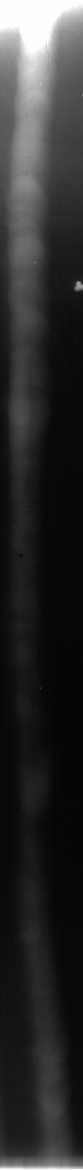
#> input picture house/227/1-2weld.jpg, 249 x 3509 px (shown at 1/3 size)
$ python -i utils.py   (imports and definitions only)
#> lines starting #> are read from the running program, lines starting #| are printed output that depends on the picture
#> further down, picture is the input picture: shape (3509, 249, 3); min 0, max 255, mean 45
import cv2
import numpy as np
import random

# [116 lines left out: functions white_balance_1, white_balance_2, white_balance_3, not called in this run]


def white_balance_4(img):
    '''
    基于图像分析的偏色检测及颜色校正方法
    :param img: cv2.imread读取的图片数据
    :return: 返回的白平衡结果图片数据
    '''

    # [22 lines left out: function detection, not called in this run]

    b, g, r = cv2.split(img)
    # print(img.shape)
    m, n = b.shape
#> m = 3509; n = 249
    # detection(img)

    I_r_2 = np.zeros(r.shape)
    I_b_2 = np.zeros(b.shape)
    sum_I_r_2, sum_I_r, sum_I_b_2, sum_I_b, sum_I_g = 0, 0, 0, 0, 0
    max_I_r_2, max_I_r, max_I_b_2, max_I_b, max_I_g = int(r[0][0] ** 2), int(r[0][0]), int(b[0][0] ** 2), int(b[0][0]), int(g[0][0])
#> max_I_r_2 = 64516; max_I_r = 254; max_I_b_2 = 64516; max_I_b = 254; max_I_g = 254
    for i in range(m):
        for j in range(n):
            I_r_2[i][j] = int(r[i][j] ** 2)
            I_b_2[i][j] = int(b[i][j] ** 2)
            sum_I_r_2 = I_r_2[i][j] + sum_I_r_2
            sum_I_b_2 = I_b_2[i][j] + sum_I_b_2
            sum_I_g = g[i][j] + sum_I_g
            sum_I_r = r[i][j] + sum_I_r
            sum_I_b = b[i][j] + sum_I_b
            if max_I_r < r[i][j]:
                max_I_r = r[i][j]
            if max_I_r_2 < I_r_2[i][j]:
                max_I_r_2 = I_r_2[i][j]
            if max_I_g < g[i][j]:
                max_I_g = g[i][j]
            if max_I_b_2 < I_b_2[i][j]:
                max_I_b_2 = I_b_2[i][j]
            if max_I_b < b[i][j]:
                max_I_b = b[i][j]
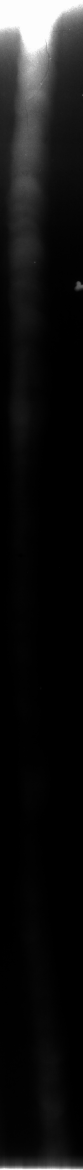
#> I_b_2: shape (3509, 249) float64 (shown at 1/3 size); min 0, max 65025, mean 4968.5; drawn with min black and max white
#> after the loop, max_I_b = 255; max_I_b_2 = 65025; max_I_g = 255; max_I_r = 255; max_I_r_2 = 65025; sum_I_b = 39277824; sum_I_b_2 = 4.34e+09; sum_I_g = 39277824; sum_I_r = 39277824; sum_I_r_2 = 4.34e+09

    [u_b, v_b] = np.matmul(np.linalg.inv([[sum_I_b_2, sum_I_b], [max_I_b_2, max_I_b]]), [sum_I_g, max_I_g])
#> u_b = -1.37e-18; v_b = 1
    [u_r, v_r] = np.matmul(np.linalg.inv([[sum_I_r_2, sum_I_r], [max_I_r_2, max_I_r]]), [sum_I_g, max_I_g])
#> u_r = -1.37e-18; v_r = 1
    # print(u_b, v_b, u_r, v_r)
    b0, g0, r0 = np.zeros(b.shape, np.uint8), np.zeros(g.shape, np.uint8), np.zeros(r.shape, np.uint8)
    for i in range(m):
        for j in range(n):
            b_point = u_b * (b[i][j] ** 2) + v_b * b[i][j]
            g0[i][j] = g[i][j]
            # r0[i][j] = r[i][j]
            r_point = u_r * (r[i][j] ** 2) + v_r * r[i][j]
            if r_point>255:
                r0[i][j] = 255
            else:
                if r_point<0:
                    r0[i][j] = 0
                else:
                    r0[i][j] = r_point
            if b_point>255:
                b0[i][j] = 255
            else:
                if b_point<0:
                    b0[i][j] = 0
                else:
                    b0[i][j] = b_point
    return cv2.merge([b0, g0, r0])

# [113 lines left out: function white_balance_5, not called in this run]

>>> import cv2
>>> picture = cv2.imread('1-2weld.jpg')
>>> result = white_balance_4(picture)
